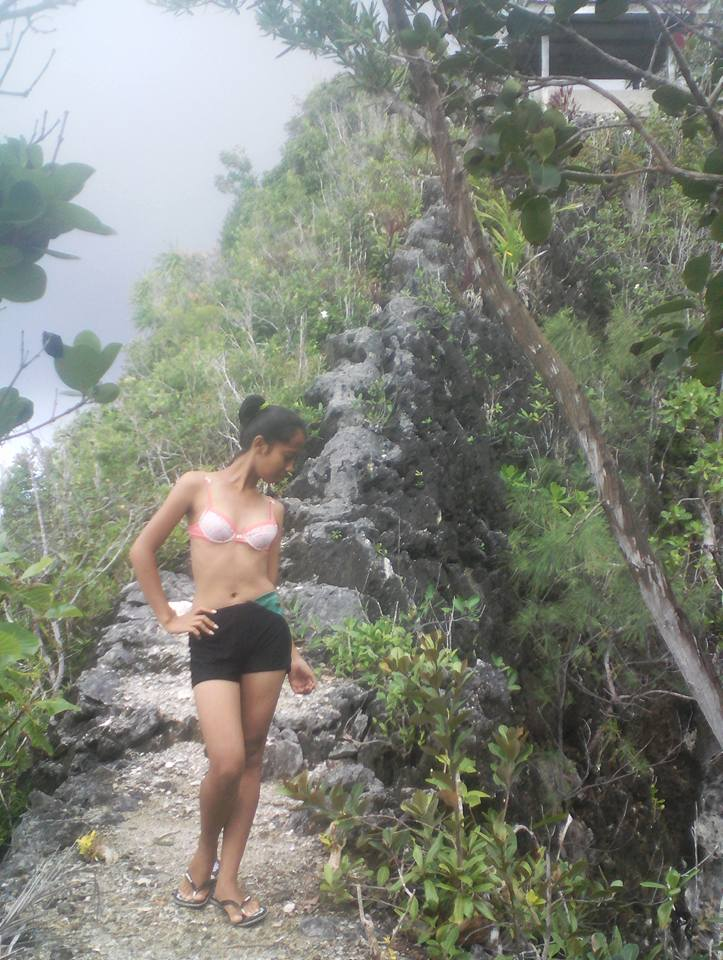
#> input picture FeatureExtraction/sexy.jpg, 723 x 960 px, found by its file name
$ python image_quantization.py   (older library calls are emulated)
#> lines starting #> are read from the running program, lines starting #| are printed output that depends on the picture
# -*- coding: utf-8 -*-
"""
Created on Sun Mar 26 14:40:06 2017

@author: Lalit Singh
"""

import numpy as np
import matplotlib.pyplot as plt
from sklearn.cluster import KMeans
from sklearn.utils import shuffle
import mahotas as mh
"""First we read and flatten the image:"""
original_img = np.array(mh.imread('sexy.jpg'), dtype=np. float64) / 255
original_dimensions = tuple(original_img.shape)
#> original_dimensions = (960, 723, 3)
width, height, depth = tuple(original_img.shape)
#> width = 960; height = 723; depth = 3
image_flattened = np.reshape(original_img, (width * height, depth))

""" We then use K-Means to create 64 clusters from a sample of 1,000 randomly selected colors. Each of the clusters will be a color in the compressed palette."""

image_array_sample = shuffle(image_flattened, random_state=0) [:1000]
#> image_array_sample = 1000 rows, first 8: [0.824, 0.839, 0.875], [0.333, 0.333, 0.302], [0.29, 0.337, 0.259], [0.827, 0.788, 0.78], [0.718, 0.702, 0.667], [0.745, 0.792, 0.886], [0.58, 0.557, 0.573], [0.627, 0.624, 0.643]
estimator = KMeans(n_clusters=64, random_state=0)
estimator.fit(image_array_sample)

""" we predict the cluster assignment for each of the pixels in the original image:"""
cluster_assignments = estimator.predict(image_flattened)

"""Finally, we create the compressed image from the compressed palette and  cluster assignments:"""
compressed_palette = estimator.cluster_centers_
compressed_img = np.zeros((width, height, compressed_palette.shape[1]))
label_idx = 0
for i in range(width):
    for j in range(height):
        compressed_img[i][j] = compressed_palette[cluster_assignments[label_idx]]
        label_idx += 1
#> after the loop, label_idx = 694080
plt.subplot(122)
plt.title('Original Image')
plt.imshow(original_img)
plt.axis('off')
plt.subplot(121)
plt.title('Compressed Image')
plt.imshow(compressed_img)
plt.axis('off')
plt.show()
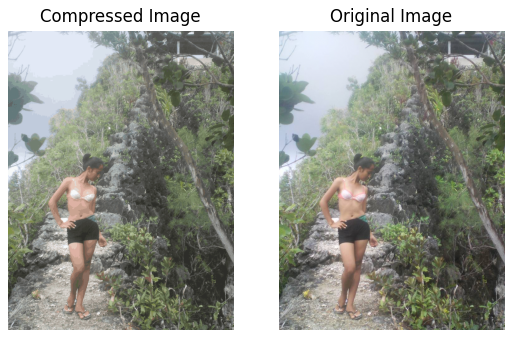
#> figure drawn by matplotlib, 2 panels
